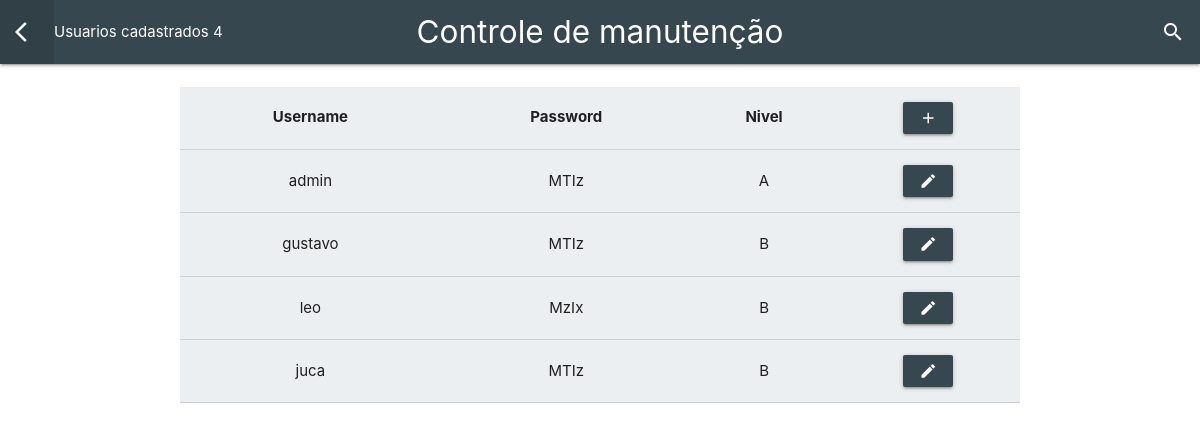
/pages/viewUsuario.php (signed in), run on the app's committed database.
### tables this page shows
CREATE TABLE `usuarios` (
  `id` int(11) NOT NULL,
  `username` varchar(255) NOT NULL,
  `password` varchar(255) NOT NULL,
  `nivel` varchar(3) NOT NULL
);

### src/consultas.php (called while the page is built, shortened)
<?php
include '../src/conn.php';
function getAllUsuarios(){
    global $conn;
    $result = $conn->query("SELECT * FROM `usuarios`");
    return ($result) ? $result->fetchAll(PDO::FETCH_OBJ) : make_log($conn->errorInfo()[2]);
}

### pages/viewUsuario.php (the view, shortened to what this page needs)
<?php
include '../templates/header.php';
include '../src/consultas.php';
$usuarios = getAllUsuarios();
?>
<nav>
    <div class="nav-wrapper blue-grey darken-3">
        <ul class="left">
            <li>
                <a href="./index.php">
                    <i class="material-icons">arrow_back_ios</i>
                </a>
            </li>
            <li>
                Usuarios cadastrados  <?= count(getAllUsuarios()) ?>
            </li>
        </ul>
        <a href="#!" class="brand-logo center">Controle de manutenção</a>
        <ul class="right">
            <li>
                <a href="./pesquisaUsuario.php">
                    <i class="material-icons">search</i>
                </a>
            </li>
        </ul>
    </div>
</nav>
<br>
<table class="responsive-table container blue-grey lighten-5">
<thead>
    <tr>
        <th class="center">Username</th>
        <th class="center">Password</th>
        <th class="center">Nivel</th>
        <th class="center">
            <a class="btn btn-small blue-grey darken-3" href="cadUsuario.php">
                <i class="material-icons">add</i>
            </a>
        </th>
    </tr>
</thead>
<tbody>
    <?php foreach ($usuarios as $usuario): ?>
    <tr>
        <td class="center"><?= $usuario->username ?></td>
        <td class="center"><?= $usuario->password ?></td>
        <td class="center"><?= $usuario->nivel ?></td>
        <td class="center">
            <a
            href="./editUsuario.php?id=<?=$usuario->id ?>"
            class="btn blue-grey darken-3 btn-small">
                <i class="material-icons">edit</i>
            </a>
        </td>
    </tr>
    <?php endforeach ?>
</tbody>
</table>
<?php
include '../templates/footer.php';
?>

### data on the page
usuarios: username "admin", password "MTIz", nivel "A"
usuarios: username "gustavo", password "MTIz", nivel "B"
usuarios: username "leo", password "MzIx", nivel "B"
usuarios: username "juca", password "MTIz", nivel "B"

### other printed values
count(getAllUsuarios()) "4"
